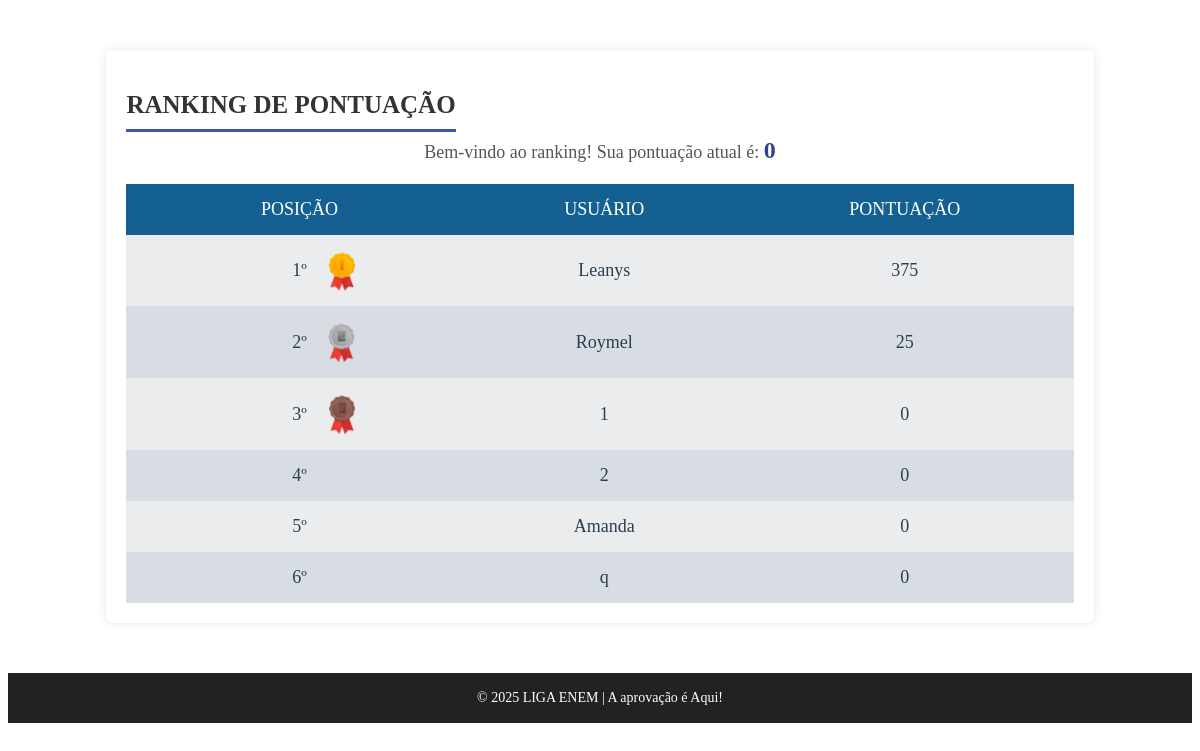
Before: /ranking.html with the older database file.
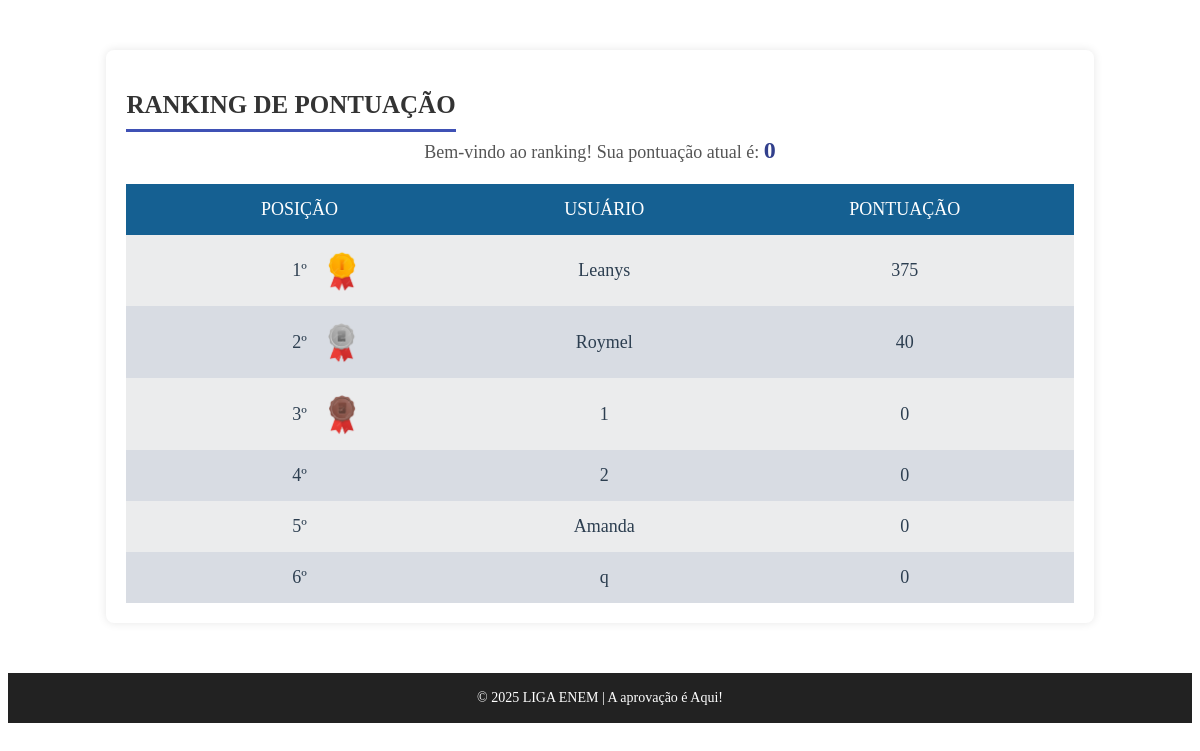
After: the same page with the newer database file.
### views.py (models this page shows, shortened)
class Usuario(db.Model):
    __tablename__ = 'usuarios'
    id = db.Column(db.Integer, primary_key=True)
    usuario = db.Column(db.String(100), unique=True, nullable=False)
    senha = db.Column(db.String(200), nullable=False)
    pontuacao = db.Column(db.Integer, default=0)
    acertos_consecutivos = db.Column(db.Integer, default=0)
    erros_consecutivos = db.Column(db.Integer, default=0)

### views.py (the view)
@app.route("/ranking.html")
def ranking():
    usuario_logado = session.get('user')
    usuario = db.session.query(Usuario).filter_by(usuario=usuario_logado).first()
    if usuario:
        pontuacao = usuario.pontuacao  # Pega a pontuação do usuário
    else:
        pontuacao = 0
    ranking = db.session.query(Usuario).order_by(Usuario.pontuacao.desc(),Usuario.usuario.asc()).all()
    return render_template('ranking.html', ranking=ranking, pontuacao=pontuacao)

### templates/ranking.html (shortened to what this page needs)
<!DOCTYPE html>
<html lang="pt-br">
<head>
</head>
<body>
    <div class="container">
        <h2>Ranking de Pontuação</h2>
        <div class="user-score">
            Bem-vindo ao ranking! Sua pontuação atual é: <span class="highlight"> {{ pontuacao }}</span>
        </div>
        <table>
            <thead>
                <tr>
                    <th>Posição</th>
                    <th>Usuário</th>
                    <th>Pontuação</th>
                </tr>
            </thead>
            <tbody>
                {% for usuario in ranking %}
                    <tr class="{{ 'highlight-row' if usuario.usuario == usuario_logado else '' }}
                                {{ 'same-position-score' if usuario.pontuacao == loop.index - 1 else '' }}">
                        <td>
                            {% if loop.index == 1 %}
                                <div class="ranking-container">
                                    1º
                                    <img src="static/ouro.png" alt="Medalha de Ouro">
                                </div>
                            {% elif loop.index == 2 %}
                                <div class="ranking-container">
                                    2º
                                    <img src="static/prata.png" alt="Medalha de Prata">
                                </div>
                            {% elif loop.index == 3 %}
                                <div class="ranking-container">
                                    3º
                                    <img src="static/bronze.png" alt="Medalha de Bronze">
                                </div>
                            {% else %}
                                {{ loop.index }}º
                            {% endif %}
                        </td>
                        <td>{{ usuario.usuario }}</td>
                        <td>{{ usuario.pontuacao }}</td>
                    </tr>
                {% endfor %}
            </tbody>
        </table>
    </div>
    <div class="footer">
        <p>&copy; 2025 LIGA ENEM | A aprovação é Aqui!</p>
    </div>
</body>
</html>

### templates/ranking.html (style rules this page uses)
.container { width: 80%; max-width: 1200px; margin: 50px auto 50px; padding: 20px; background-color: #ffffff; border-radius: 8px; box-shadow: 0 0 10px rgba(0, 0, 0, 0.1); display: flex; justify-content: space-between; align-items: flex-start; flex-wrap: wrap; }
.container h2 { color: #333; font-size: 25px; text-align: center; margin-bottom: 5px; text-transform: uppercase; border-bottom: 3px solid #3f51b5; padding-bottom: 10px; font-family: 'Poppins'; }
.user-score { text-align: center; font-size: 18px; font-weight: 500; color: #555; width:100% }
.user-score .highlight { font-weight: 700; font-size: 24px; color: #313f8c; }
table { width: 100%; margin-top: 20px; border-collapse: collapse; }
th, td { padding: 15px; text-align: center; font-size: 18px; font-weight: 500; }
th { background-color: #156092; color: white; text-transform: uppercase; }
td { background-color: #ebeced; color: #2c3e50; transition: background-color 0.3s ease; }
tr:nth-child(even) td { background-color: #d8dce3; }
.ranking-container { display: flex; justify-content: space-between; align-items: center; justify-content: center; gap: 10px; margin-left: 50px; }
.ranking-container img { width: 30px; height: auto; margin-left: 10px; }
.footer { background-color: #222222; color: white; text-align: center; padding: 3px; font-size: 14px; margin-top: 50px; margin-bottom: 0; }

Changed rows visible on the page:
changed Usuario "Roymel": pontuacao "25" → "40"
